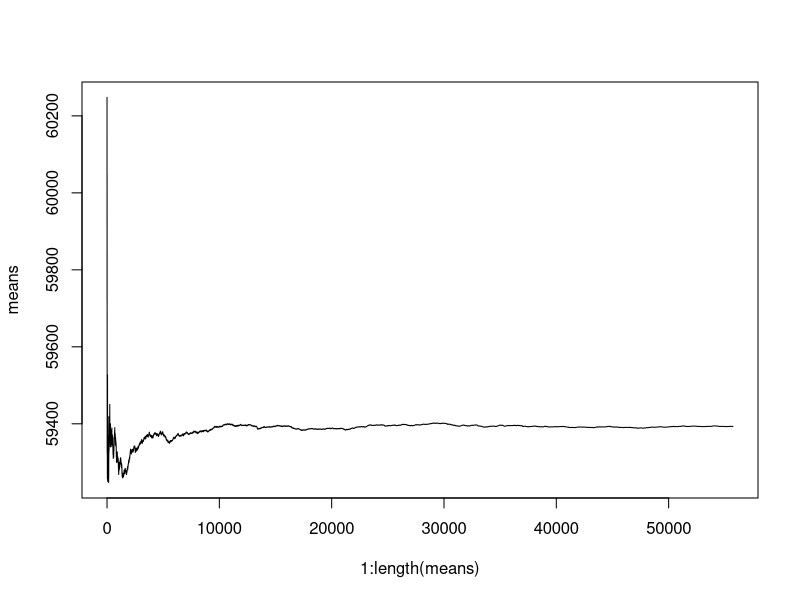

Write R code to recreate this figure.

f <- function(times = 1){
	ans <- NULL
	for(i in 1 : times){
		limit <- 17 * 60 * 60
		lambda <- 2 / 3600
		t <- -log(runif(1)) / lambda
		while(t <= limit){
			ans <- c(ans, t)
			t <- t - log(runif(1)) / lambda
		}
	}
	return(ans[length(ans)])
}

getMeanEstimator <- function(f, d, initial = 30){
	# Just give the function f to generate the values
	# and the accepted tolerance d.
	# Initialized with initial (default: 30) values
	# Returns the k generated means
	X <- c(f())
	Xm <- c(X[1])
	S2 <- c(0)
	j <- 1
	while(j < initial){
		X <- c(X, f())
		Xm <- c(Xm, Xm[j] + (X[j + 1] - Xm[j]) / (j + 1))
		S2 <- c(S2, (1 - 1 / j) * S2[j] + (j + 1) * (Xm[j + 1] - Xm[j]) ^ 2)
		j <- j + 1
	}
	cat(sprintf("Initialized with %d values\n", c(j)))
	while(sqrt(S2[j]) >= d * sqrt(j)){
		X <- c(X, f())
		Xm <- c(Xm, Xm[j] + (X[j + 1] - Xm[j]) / (j + 1))
		S2 <- c(S2, (1 - 1 / j) * S2[j] + (j + 1) * (Xm[j + 1] - Xm[j]) ^ 2)
		j <- j + 1
	}
	return(Xm)
}

getVarianceEstimator <- function(f, d, initial = 30){
	# Just give the function f to generate the values
	# and the accepted tolerance d.
	# Initialized with initial (default: 30) values
	# Returns the k generated means
	X <- c(f())
	Xm <- c(X[1])
	Vars <- c(Xm[1] * (1 - Xm[1]))
	j <- 1
	while(j < initial){
		X <- c(X, f())
		Xm <- c(Xm, Xm[j] + (X[j + 1] - Xm[j]) / (j + 1))
		Vars <- c(Vars, Xm[j + 1] * (1 - Xm[j + 1]))
		j <- j + 1
	}
	while(sqrt(Vars[j]) >= d * sqrt(j)){
		X <- c(X, f())
		Xm <- c(Xm, Xm[j] + (X[j + 1] - Xm[j]) / (j + 1))
		Vars <- c(Vars, Xm[j + 1] * (1 - Xm[j + 1]))
		j <- j + 1
	}
	return(Xm)
}

pdf("P2.pdf")

means <- getMeanEstimator(f, 15 / 1.96)

m <- means[length(means)]
hours <- m %/% 3600
minutes <- (m %% 3600) %/% 60
seconds <- (m %% 60) %/% 1

cat(sprintf("Promedio de ultimo cliente en llegar: %02d:%02d:%02d\n", hours, minutes, seconds))
plot(1 : length(means), means, type = "l")
